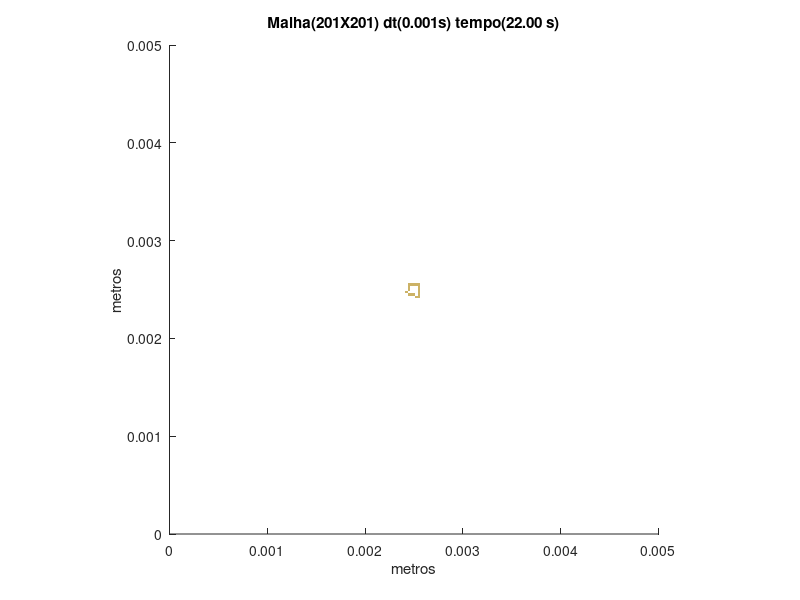

This figure's MATLAB source:
set (gca,'PlotBoxAspectRatio',[1 1 1],'Xlim',[0,0.005],'Ylim',[0,0.005])
hold on
title('Malha(201X201) dt(0.001s) tempo(22.00 s)')
hold on
ylabel('metros')
hold on
xlabel('metros')
hold on

fill([0.00251243781094527 0.00251243781094527 0.00253731343283582 0.00253731343283582],[0.00241293532338308 0.00243781094527363 0.00243781094527363 0.00241293532338308],[0.8,0.7,0.4],'LineStyle','none')

fill([0.00253731343283582 0.00253731343283582 0.00256218905472637 0.00256218905472637],[0.00241293532338308 0.00243781094527363 0.00243781094527363 0.00241293532338308],[0.8,0.7,0.4],'LineStyle','none')

fill([0.00243781094527363 0.00243781094527363 0.00246268656716418 0.00246268656716418],[0.00243781094527363 0.00246268656716418 0.00246268656716418 0.00243781094527363],[0.8,0.7,0.4],'LineStyle','none')

fill([0.00246268656716418 0.00246268656716418 0.00248756218905473 0.00248756218905473],[0.00243781094527363 0.00246268656716418 0.00246268656716418 0.00243781094527363],[0.8,0.7,0.4],'LineStyle','none')

fill([0.00248756218905473 0.00248756218905473 0.00251243781094527 0.00251243781094527],[0.00243781094527363 0.00246268656716418 0.00246268656716418 0.00243781094527363],[0.8,0.7,0.4],'LineStyle','none')

fill([0.00253731343283582 0.00253731343283582 0.00256218905472637 0.00256218905472637],[0.00243781094527363 0.00246268656716418 0.00246268656716418 0.00243781094527363],[0.8,0.7,0.4],'LineStyle','none')

fill([0.00241293532338308 0.00241293532338308 0.00243781094527363 0.00243781094527363],[0.00246268656716418 0.00248756218905473 0.00248756218905473 0.00246268656716418],[0.8,0.7,0.4],'LineStyle','none')

fill([0.00253731343283582 0.00253731343283582 0.00256218905472637 0.00256218905472637],[0.00246268656716418 0.00248756218905473 0.00248756218905473 0.00246268656716418],[0.8,0.7,0.4],'LineStyle','none')

fill([0.00243781094527363 0.00243781094527363 0.00246268656716418 0.00246268656716418],[0.00248756218905473 0.00251243781094527 0.00251243781094527 0.00248756218905473],[0.8,0.7,0.4],'LineStyle','none')

fill([0.00253731343283582 0.00253731343283582 0.00256218905472637 0.00256218905472637],[0.00248756218905473 0.00251243781094527 0.00251243781094527 0.00248756218905473],[0.8,0.7,0.4],'LineStyle','none')

fill([0.00243781094527363 0.00243781094527363 0.00246268656716418 0.00246268656716418],[0.00251243781094527 0.00253731343283582 0.00253731343283582 0.00251243781094527],[0.8,0.7,0.4],'LineStyle','none')

fill([0.00253731343283582 0.00253731343283582 0.00256218905472637 0.00256218905472637],[0.00251243781094527 0.00253731343283582 0.00253731343283582 0.00251243781094527],[0.8,0.7,0.4],'LineStyle','none')

fill([0.00243781094527363 0.00243781094527363 0.00246268656716418 0.00246268656716418],[0.00253731343283582 0.00256218905472637 0.00256218905472637 0.00253731343283582],[0.8,0.7,0.4],'LineStyle','none')

fill([0.00246268656716418 0.00246268656716418 0.00248756218905473 0.00248756218905473],[0.00253731343283582 0.00256218905472637 0.00256218905472637 0.00253731343283582],[0.8,0.7,0.4],'LineStyle','none')

fill([0.00248756218905473 0.00248756218905473 0.00251243781094527 0.00251243781094527],[0.00253731343283582 0.00256218905472637 0.00256218905472637 0.00253731343283582],[0.8,0.7,0.4],'LineStyle','none')

fill([0.00251243781094527 0.00251243781094527 0.00253731343283582 0.00253731343283582],[0.00253731343283582 0.00256218905472637 0.00256218905472637 0.00253731343283582],[0.8,0.7,0.4],'LineStyle','none')

fill([0.00253731343283582 0.00253731343283582 0.00256218905472637 0.00256218905472637],[0.00253731343283582 0.00256218905472637 0.00256218905472637 0.00253731343283582],[0.8,0.7,0.4],'LineStyle','none')
